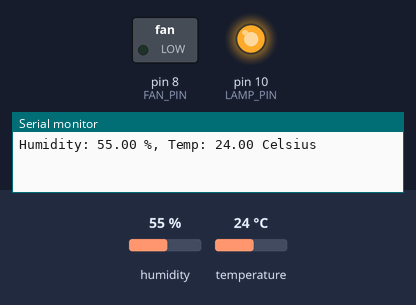
The sketch below on a simulated Arduino Uno, built with avr-gcc and run on an emulated ATmega328P. On the bench: switched loads named in the sketch (green lamp = pin HIGH), output pins drawn as LEDs (lit = HIGH), the last lines printed to the serial monitor. The inputs (shaded band) are chosen by the test bench; at power-on: temperature 24 °C, humidity 55 %.

Above: at 3.2 s.
3.3 s: temperature set to 37 °C
6.0 s: temperature set to 38 °C
At 7.0 s:
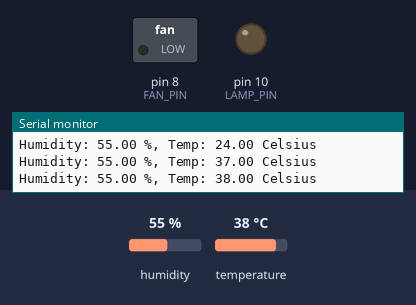
8.7 s: temperature set to 39.5 °C
At 10.6 s:
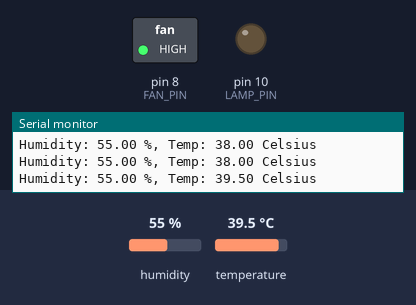
11.5 s: temperature set to 12 °C
At 12.4 s:
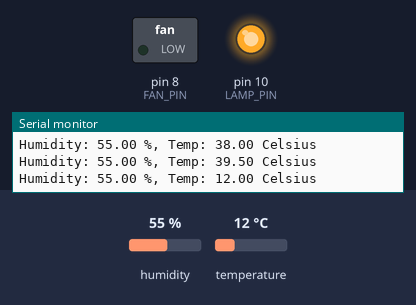
14.2 s: temperature set to 41 °C
At 17.1 s:
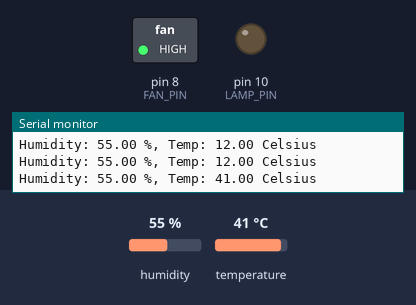
Timing chart, 0 to 18.5 s (numbered marks = the images above; inputs shaded):
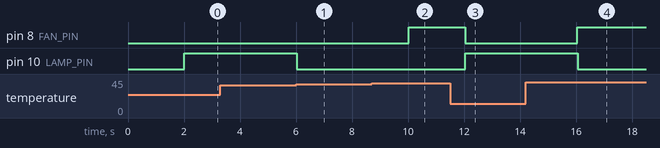

The sketch:

incubator.ino
```cpp
#include <dht.h>
#include <LiquidCrystal.h>
#include <avr/wdt.h>

#define FAN_PIN 8
#define LAMP_PIN 10
#define DHT22_PIN 9
#define BUZZER_PIN 13

dht DHT;
unsigned long time;

boolean reachedPerfectTemp;

LiquidCrystal lcd(12, 11, 5, 4, 3, 2);

//Functions
void turnOnFan()
{
  digitalWrite(FAN_PIN,HIGH);
}

void turnOffFan()
{
  digitalWrite(FAN_PIN,LOW);
}

void turnOnLamp()
{
  digitalWrite(LAMP_PIN,HIGH);
}

void turnOffLamp()
{
   digitalWrite(LAMP_PIN,LOW);
}

void turnOnBuzzer()
{
  digitalWrite(BUZZER_PIN,HIGH);
}


void turnOffBuzzer()
{
  digitalWrite(BUZZER_PIN,LOW);
}

float temp = 0;
float hum  = 0;

void updateTempAndHum()
{
  int readData = DHT.read22(DHT22_PIN);
  temp = DHT.temperature; // Gets the values of the temperature
  hum = DHT.humidity; // Gets the values of the humidity
}

void updateDisplay()
{
  char line0[21];
  char line1[21];

  char temp_str[21];
  dtostrf(temp,4,2,temp_str);
  sprintf(line0, "T:%-7s", temp_str);

  char hum_str[21];
  dtostrf(hum,4,2,hum_str);
  sprintf(line1, "H:%-7s", hum_str);

  lcd.setCursor(0,0);
  lcd.print(line0);
   lcd.setCursor(8,0);
  lcd.print(line1);
}

void setup(){
  Serial.begin(9600);
  pinMode(FAN_PIN, OUTPUT);
  pinMode(LAMP_PIN, OUTPUT);

  // this delay help to complete all initial tasks
  delay(2000);
  wdt_enable(WDTO_8S);
}

void loop()
{
    turnOnFan();
  updateTempAndHum();
  updateDisplay();
  Serial.print("Humidity: ");
  Serial.print(hum);
  Serial.print(" %, Temp: ");
  Serial.print(temp);
  Serial.println(" Celsius");


  if(temp > 39)
  {
    turnOnFan();
  }else
  {
    turnOffFan();
  }


  if(temp < 37.2){
     turnOnLamp();
  }
  else if(temp <= 37.5 && temp >= 37.2)
  {
    if(temp == 37.5){
      reachedPerfectTemp = true;
    }else if(temp == 37.2){
      reachedPerfectTemp = false;
    }

    if(reachedPerfectTemp == true){
      turnOffLamp();
    }else{
      turnOnLamp();
    }
  }
  else{
    turnOffLamp();
  }
  if(hum > 62)
  {
    turnOnBuzzer();
  }
  else{
    turnOffBuzzer();
  }

  delay(2000);
  wdt_reset();
}
```

Measured:
- the behaviour switches between 37.4 and 37.5 °C on temperature (found by bisection; images 0 and 1)
- the behaviour switches between 39 and 39.1 °C on temperature (found by bisection; images 1 and 2)
- after the input at 6.0 s, pin 10 (LAMP_PIN): HIGH → LOW at once
- after the input at 8.7 s, pin 8 (FAN_PIN): LOW → HIGH after 1.3 s
- after the input at 11.5 s, pin 8 (FAN_PIN): HIGH → LOW after 0.54 s; pin 10 (LAMP_PIN): LOW → HIGH after 0.54 s
- after the input at 14.2 s, pin 8 (FAN_PIN): LOW → HIGH after 1.8 s; pin 10 (LAMP_PIN): HIGH → LOW after 1.9 s
